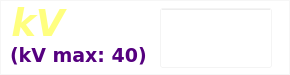
     <widget class="QFrame" name="frame_12">
      <property name="geometry">
       <rect>
        <x>15</x>
        <y>10</y>
        <width>290</width>
        <height>75</height>
       </rect>
      </property>
      <property name="styleSheet">
       <string notr="true">background-color: rgb(255, 255, 255,40);</string>
      </property>
      <property name="frameShape">
       <enum>QFrame::StyledPanel</enum>
      </property>
      <property name="frameShadow">
       <enum>QFrame::Raised</enum>
      </property>
      <widget class="QLabel" name="label_11">
       <property name="geometry">
        <rect>
         <x>5</x>
         <y>0</y>
         <width>66</width>
         <height>46</height>
        </rect>
       </property>
       <property name="font">
        <font>
         <family>DejaVu Sans</family>
         <pointsize>28</pointsize>
         <weight>75</weight>
         <italic>true</italic>
         <bold>true</bold>
        </font>
       </property>
       <property name="toolTip">
        <string notr="true"/>
       </property>
       <property name="statusTip">
        <string notr="true"/>
       </property>
       <property name="whatsThis">
        <string notr="true"/>
       </property>
       <property name="accessibleName">
        <string notr="true"/>
       </property>
       <property name="accessibleDescription">
        <string notr="true"/>
       </property>
       <property name="styleSheet">
        <string notr="true">background-color: rgb(255, 255, 255,0);
color: rgb(255, 255, 127);</string>
       </property>
       <property name="text">
        <string notr="true">kV</string>
       </property>
       <property name="alignment">
        <set>Qt::AlignCenter</set>
       </property>
      </widget>
      <widget class="QLineEdit" name="manualKV">
       <property name="geometry">
        <rect>
         <x>160</x>
         <y>8</y>
         <width>112</width>
         <height>60</height>
        </rect>
       </property>
       <property name="font">
        <font>
         <family>DejaVu Sans</family>
         <pointsize>36</pointsize>
         <weight>75</weight>
         <italic>false</italic>
         <bold>true</bold>
        </font>
       </property>
       <property name="toolTip">
        <string notr="true"/>
       </property>
       <property name="statusTip">
        <string notr="true"/>
       </property>
       <property name="whatsThis">
        <string notr="true"/>
       </property>
       <property name="accessibleName">
        <string notr="true"/>
       </property>
       <property name="accessibleDescription">
        <string notr="true"/>
       </property>
       <property name="styleSheet">
        <string notr="true">color: rgb(255, 255, 255);</string>
       </property>
       <property name="text">
        <string notr="true">25</string>
       </property>
       <property name="alignment">
        <set>Qt::AlignCenter</set>
       </property>
      </widget>
      <widget class="QLabel" name="manualMaxKV">
       <property name="geometry">
        <rect>
         <x>10</x>
         <y>45</y>
         <width>141</width>
         <height>21</height>
        </rect>
       </property>
       <property name="font">
        <font>
         <family>DejaVu Sans</family>
         <pointsize>14</pointsize>
         <weight>75</weight>
         <bold>true</bold>
        </font>
       </property>
       <property name="toolTip">
        <string notr="true"/>
       </property>
       <property name="statusTip">
        <string notr="true"/>
       </property>
       <property name="whatsThis">
        <string notr="true"/>
       </property>
       <property name="accessibleName">
        <string notr="true"/>
       </property>
       <property name="accessibleDescription">
        <string notr="true"/>
       </property>
       <property name="styleSheet">
        <string notr="true">color: rgb(85, 0, 127);
border-image: url(:/transparent.png);
background-color: rgb(0, 0, 0,0);</string>
       </property>
       <property name="text">
        <string notr="true">(kV max: 40)</string>
       </property>
      </widget>
     </widget>
